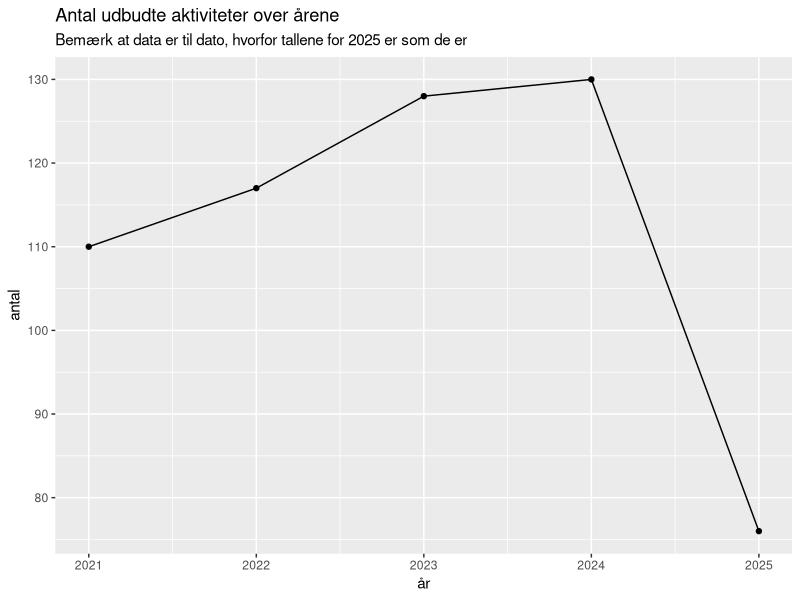
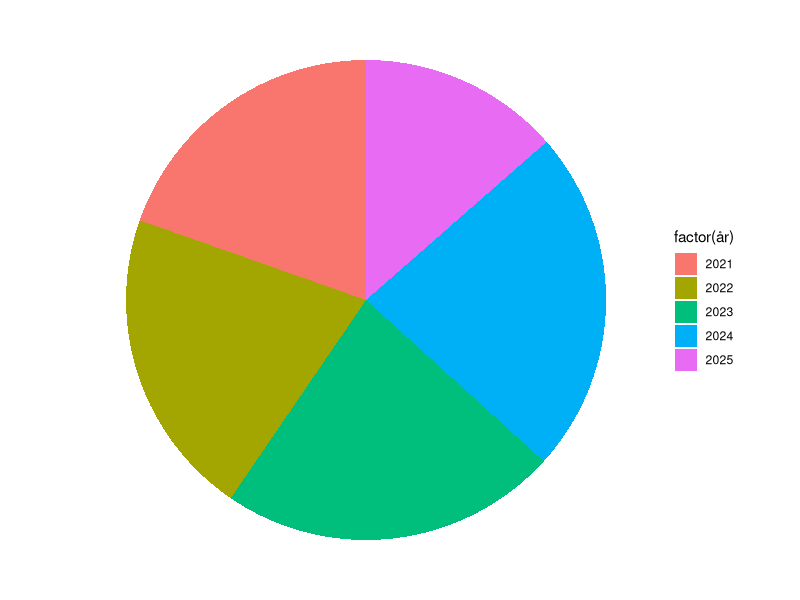

Generate these figures, in order, with R: (Note: this script raises an error after producing the figures.)
## ---- chunk 1
knitr::opts_chunk$set(echo = FALSE)
## ---- chunk 2
library(tidyverse)
library(knitr)
meta_data <- read_csv2("data/kursus_metadata.csv")
meta_data <- meta_data %>% 
  select(-c(allday, -public, public, admin, end, campus_id, location_type, location_id, calendar_id, owner_name,
            owner_id, category_id, calendar_name, calendar_public, calendar_admin, presenter, color, 
            featured_image, geolocation, registration_cost, more_info, setup_time, teardown_time, 
            audience_1_id, audience_1_name, registration_form_id, registration_series_linked,
            has_registration_opened, registration, has_registration_closed, zoom_email, online_user_id, 
            online_meeting_id, online_host_url, online_join_url, online_join_password, online_provider,
            campus_1, audience_2_id, audience_2_name, audience_3_id, audience_3_name))
tilmeldinger <- read_csv2("data/tilmeldings_data.csv")
## ---- chunk 3
meta_data %>% 
  slice(201) %>% 
  glimpse()
## ---- chunk 4
tilmeldinger %>% 
  filter(!is.na(first_name)) %>% 
  glimpse()
  
## ---- chunk 5
meta_data %>% 
  distinct(id, .keep_all = TRUE) %>% 
  count(år = year(start), name = "antal") %>% 
  kable()
## ---- chunk 6
meta_data %>% 
  distinct(id, .keep_all = TRUE) %>% 
  count(år = year(start), name = "antal") %>% 
  ggplot(aes(x= år, y = antal)) +
  geom_point() +
  geom_line() +
  ggtitle("Antal udbudte aktiviteter over årene", subtitle = "Bemærk at data er til dato, hvorfor tallene for 2025 er som de er")
## ---- chunk 7
meta_data %>% 
  distinct(id, .keep_all = TRUE) %>% 
  count(år = year(start), name = "antal") %>% 
  ggplot(aes(x = "", y = antal, fill = factor(år))) +
  geom_bar(stat = "identity", width = 1) +
  coord_polar("y", start = 0) +
  theme_void()
## ---- chunk 8
tilm_pr_event <- tilmeldinger %>% 
  group_by(event_id, tilm_type) %>% 
  distinct(booking_id, .keep_all = TRUE) %>% 
  mutate(antal = !is.na(booking_id), .after = last_name) %>% 
  summarise(antal = sum(antal)) %>% 
  pivot_wider(names_from = tilm_type, values_from = antal, values_fill = 0)
## ---- chunk 9
meta_data %>% 
  mutate(value = 1) %>% 
  pivot_wider(names_from = category_name, values_from = value) %>% 
  right_join(tilm_pr_event, by = c("id" = "event_id")) %>% 
  select(id, title, start, registrants, waitlist, seats) %>% 
  mutate(andel_fyldt = registrants/seats)
## ---- chunk 10
meta_data %>% filter(id == 3661348)
